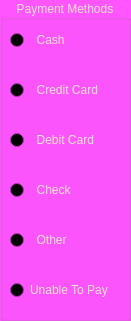
  <widget class="QGroupBox" name="groupBox_2">
   <property name="geometry">
    <rect>
     <x>0</x>
     <y>0</y>
     <width>131</width>
     <height>321</height>
    </rect>
   </property>
   <property name="palette">
    <palette>
     <active>
      <colorrole role="WindowText">
       <brush brushstyle="SolidPattern">
        <color alpha="255">
         <red>255</red>
         <green>227</green>
         <blue>203</blue>
        </color>
       </brush>
      </colorrole>
      <colorrole role="Button">
       <brush brushstyle="SolidPattern">
        <color alpha="255">
         <red>26</red>
         <green>110</green>
         <blue>175</blue>
        </color>
       </brush>
      </colorrole>
      <colorrole role="Light">
       <brush brushstyle="SolidPattern">
        <color alpha="255">
         <red>136</red>
         <green>136</green>
         <blue>136</blue>
        </color>
       </brush>
      </colorrole>
      <colorrole role="Midlight">
       <brush brushstyle="SolidPattern">
        <color alpha="255">
         <red>170</red>
         <green>85</green>
         <blue>255</blue>
        </color>
       </brush>
      </colorrole>
      <colorrole role="Dark">
       <brush brushstyle="SolidPattern">
        <color alpha="255">
         <red>255</red>
         <green>227</green>
         <blue>203</blue>
        </color>
       </brush>
      </colorrole>
      <colorrole role="Mid">
       <brush brushstyle="SolidPattern">
        <color alpha="255">
         <red>255</red>
         <green>227</green>
         <blue>203</blue>
        </color>
       </brush>
      </colorrole>
      <colorrole role="Text">
       <brush brushstyle="SolidPattern">
        <color alpha="255">
         <red>255</red>
         <green>227</green>
         <blue>203</blue>
        </color>
       </brush>
      </colorrole>
      <colorrole role="ButtonText">
       <brush brushstyle="SolidPattern">
        <color alpha="255">
         <red>255</red>
         <green>227</green>
         <blue>203</blue>
        </color>
       </brush>
      </colorrole>
      <colorrole role="Base">
       <brush brushstyle="SolidPattern">
        <color alpha="255">
         <red>0</red>
         <green>0</green>
         <blue>0</blue>
        </color>
       </brush>
      </colorrole>
      <colorrole role="Window">
       <brush brushstyle="SolidPattern">
        <color alpha="255">
         <red>120</red>
         <green>131</green>
         <blue>170</blue>
        </color>
       </brush>
      </colorrole>
      <colorrole role="Shadow">
       <brush brushstyle="SolidPattern">
        <color alpha="255">
         <red>255</red>
         <green>227</green>
         <blue>203</blue>
        </color>
       </brush>
      </colorrole>
      <colorrole role="HighlightedText">
       <brush brushstyle="SolidPattern">
        <color alpha="255">
         <red>255</red>
         <green>227</green>
         <blue>203</blue>
        </color>
       </brush>
      </colorrole>
      <colorrole role="ToolTipBase">
       <brush brushstyle="SolidPattern">
        <color alpha="255">
         <red>255</red>
         <green>255</green>
         <blue>255</blue>
        </color>
       </brush>
      </colorrole>
      <colorrole role="ToolTipText">
       <brush brushstyle="SolidPattern">
        <color alpha="255">
         <red>255</red>
         <green>255</green>
         <blue>255</blue>
        </color>
       </brush>
      </colorrole>
      <colorrole role="PlaceholderText">
       <brush brushstyle="SolidPattern">
        <color alpha="128">
         <red>85</red>
         <green>0</green>
         <blue>255</blue>
        </color>
       </brush>
      </colorrole>
     </active>
     <inactive>
      <colorrole role="WindowText">
       <brush brushstyle="SolidPattern">
        <color alpha="255">
         <red>255</red>
         <green>227</green>
         <blue>203</blue>
        </color>
       </brush>
      </colorrole>
      <colorrole role="Button">
       <brush brushstyle="SolidPattern">
        <color alpha="255">
         <red>26</red>
         <green>110</green>
         <blue>175</blue>
        </color>
       </brush>
      </colorrole>
      <colorrole role="Light">
       <brush brushstyle="SolidPattern">
        <color alpha="255">
         <red>255</red>
         <green>227</green>
         <blue>203</blue>
        </color>
       </brush>
      </colorrole>
      <colorrole role="Midlight">
       <brush brushstyle="SolidPattern">
        <color alpha="255">
         <red>170</red>
         <green>85</green>
         <blue>255</blue>
        </color>
       </brush>
      </colorrole>
      <colorrole role="Dark">
       <brush brushstyle="SolidPattern">
        <color alpha="255">
         <red>0</red>
         <green>0</green>
         <blue>0</blue>
        </color>
       </brush>
      </colorrole>
      <colorrole role="Mid">
       <brush brushstyle="SolidPattern">
        <color alpha="255">
         <red>0</red>
         <green>0</green>
         <blue>0</blue>
        </color>
       </brush>
      </colorrole>
      <colorrole role="Base">
       <brush brushstyle="SolidPattern">
        <color alpha="255">
         <red>0</red>
         <green>0</green>
         <blue>0</blue>
        </color>
       </brush>
      </colorrole>
      <colorrole role="Window">
       <brush brushstyle="SolidPattern">
        <color alpha="255">
         <red>255</red>
         <green>85</green>
         <blue>255</blue>
        </color>
       </brush>
      </colorrole>
      <colorrole role="Highlight">
       <brush brushstyle="SolidPattern">
        <color alpha="255">
         <red>169</red>
         <green>77</green>
         <blue>193</blue>
        </color>
       </brush>
      </colorrole>
      <colorrole role="HighlightedText">
       <brush brushstyle="SolidPattern">
        <color alpha="255">
         <red>255</red>
         <green>227</green>
         <blue>203</blue>
        </color>
       </brush>
      </colorrole>
      <colorrole role="ToolTipBase">
       <brush brushstyle="SolidPattern">
        <color alpha="255">
         <red>255</red>
         <green>255</green>
         <blue>255</blue>
        </color>
       </brush>
      </colorrole>
      <colorrole role="Accent">
       <brush brushstyle="SolidPattern">
        <color alpha="255">
         <red>169</red>
         <green>77</green>
         <blue>193</blue>
        </color>
       </brush>
      </colorrole>
     </inactive>
     <disabled>
      <colorrole role="Button">
       <brush brushstyle="SolidPattern">
        <color alpha="255">
         <red>255</red>
         <green>227</green>
         <blue>203</blue>
        </color>
       </brush>
      </colorrole>
      <colorrole role="Midlight">
       <brush brushstyle="SolidPattern">
        <color alpha="255">
         <red>170</red>
         <green>85</green>
         <blue>255</blue>
        </color>
       </brush>
      </colorrole>
      <colorrole role="Dark">
       <brush brushstyle="SolidPattern">
        <color alpha="255">
         <red>255</red>
         <green>227</green>
         <blue>203</blue>
        </color>
       </brush>
      </colorrole>
      <colorrole role="Mid">
       <brush brushstyle="SolidPattern">
        <color alpha="255">
         <red>255</red>
         <green>227</green>
         <blue>203</blue>
        </color>
       </brush>
      </colorrole>
      <colorrole role="Text">
       <brush brushstyle="SolidPattern">
        <color alpha="255">
         <red>255</red>
         <green>255</green>
         <blue>255</blue>
        </color>
       </brush>
      </colorrole>
      <colorrole role="ButtonText">
       <brush brushstyle="SolidPattern">
        <color alpha="255">
         <red>255</red>
         <green>255</green>
         <blue>255</blue>
        </color>
       </brush>
      </colorrole>
      <colorrole role="Base">
       <brush brushstyle="SolidPattern">
        <color alpha="255">
         <red>0</red>
         <green>0</green>
         <blue>0</blue>
        </color>
       </brush>
      </colorrole>
      <colorrole role="Window">
       <brush brushstyle="SolidPattern">
        <color alpha="255">
         <red>0</red>
         <green>0</green>
         <blue>0</blue>
        </color>
       </brush>
      </colorrole>
      <colorrole role="HighlightedText">
       <brush brushstyle="SolidPattern">
        <color alpha="255">
         <red>255</red>
         <green>227</green>
         <blue>203</blue>
        </color>
       </brush>
      </colorrole>
      <colorrole role="AlternateBase">
       <brush brushstyle="SolidPattern">
        <color alpha="255">
         <red>64</red>
         <green>14</green>
         <blue>89</blue>
        </color>
       </brush>
      </colorrole>
     </disabled>
    </palette>
   </property>
   <property name="styleSheet">
    <string notr="true">font: 7pt &quot;Segoe UI&quot;;</string>
   </property>
   <property name="title">
    <string>Payment Methods</string>
   </property>
   <property name="alignment">
    <set>Qt::AlignmentFlag::AlignCenter</set>
   </property>
   <widget class="QRadioButton" name="cashb">
    <property name="geometry">
     <rect>
      <x>10</x>
      <y>30</y>
      <width>101</width>
      <height>20</height>
     </rect>
    </property>
    <property name="text">
     <string>  Cash</string>
    </property>
   </widget>
   <widget class="QRadioButton" name="creditb">
    <property name="geometry">
     <rect>
      <x>10</x>
      <y>80</y>
      <width>101</width>
      <height>20</height>
     </rect>
    </property>
    <property name="text">
     <string>  Credit Card</string>
    </property>
   </widget>
   <widget class="QRadioButton" name="debitb">
    <property name="geometry">
     <rect>
      <x>10</x>
      <y>130</y>
      <width>101</width>
      <height>20</height>
     </rect>
    </property>
    <property name="text">
     <string>  Debit Card</string>
    </property>
   </widget>
   <widget class="QRadioButton" name="checkb">
    <property name="geometry">
     <rect>
      <x>10</x>
      <y>180</y>
      <width>101</width>
      <height>20</height>
     </rect>
    </property>
    <property name="text">
     <string>  Check</string>
    </property>
   </widget>
   <widget class="QRadioButton" name="otherb">
    <property name="geometry">
     <rect>
      <x>10</x>
      <y>230</y>
      <width>101</width>
      <height>20</height>
     </rect>
    </property>
    <property name="text">
     <string>  Other</string>
    </property>
   </widget>
   <widget class="QRadioButton" name="unableb">
    <property name="geometry">
     <rect>
      <x>10</x>
      <y>280</y>
      <width>101</width>
      <height>20</height>
     </rect>
    </property>
    <property name="text">
     <string>Unable To Pay</string>
    </property>
   </widget>
  </widget>
